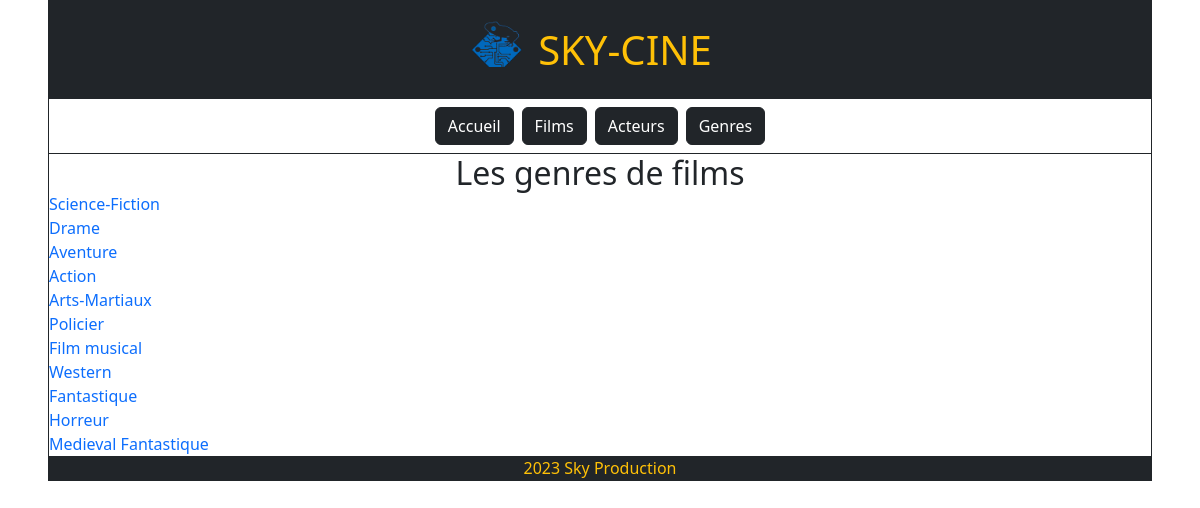
Screenshot of /index.php?action=listGenres with the database file from the repository.
### tables this page shows
CREATE TABLE IF NOT EXISTS `genre` (
  `id_genre` int NOT NULL AUTO_INCREMENT,
  `nom_genre` varchar(50) NOT NULL,
  PRIMARY KEY (`id_genre`)
);

### controllers/GenreController.php (called while the page is built, shortened)
<?php
    class GenreController{
        public function findAllGenres(){
            $dao = new DAO();
            $sql = "SELECT id_genre, nom_genre FROM genre";
            $genres = $dao->executerRequete($sql);
            require "views/genre/listGenres.php";
        }
    }
?>

### bdd/DAO.php (called while the page is built, shortened)
<?php
class DAO{
    private $bdd;
    public function __construct(){
        $this->bdd = new PDO('mysql:host=localhost;dbname=cinema;charset=utf8', 'root', '');
    }
    public function executerRequete($sql, $params = NULL){
        if ($params == NULL){
            $resultat = $this->bdd->query($sql);
        }else{
            $resultat = $this->bdd->prepare($sql);
            $resultat->execute($params);
        }
        return $resultat;
    }
}

### views/genre/listGenres.php (the view, shortened to what this page needs)
<h2>Les genres de films</h2>
<?php
    while ($genre = $genres->fetch()){
        echo "<li class ='list-group-item'><a class='text-decoration-none' href='index.php?action=filmsPerGenre&id=".$genre['id_genre']."'>".$genre['nom_genre']."</a></li>";
    }
    require "views/template.php";
?>

### public/css/style.css (style rules this page uses)
h2 { margin : auto; }

### rows the page displays
genre: nom_genre "Science-Fiction"
genre: nom_genre "Drame"
genre: nom_genre "Aventure"
genre: nom_genre "Action"
genre: nom_genre "Arts-Martiaux"
genre: nom_genre "Policier"
genre: nom_genre "Film musical"
genre: nom_genre "Western"
genre: nom_genre "Fantastique"
genre: nom_genre "Horreur"
genre: nom_genre "Medieval Fantastique"
